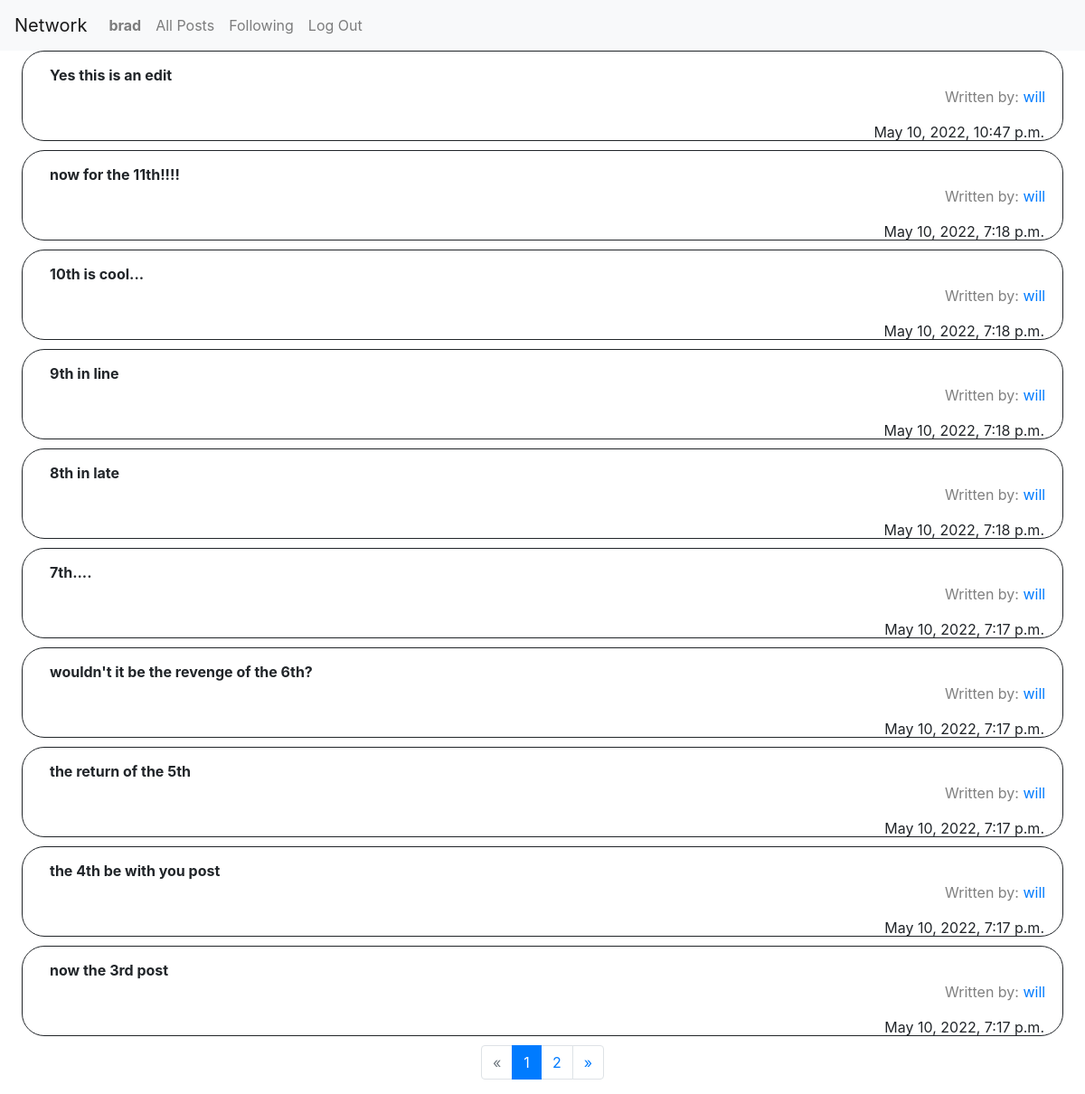
The page /following (signed in) on the database its author committed.
### network/models.py (models this page shows, shortened)
class User(AbstractUser):
    username = models.CharField(max_length=24, default=None, unique=True)
    email = models.EmailField(max_length=20, default=None, unique=True)

class Post(models.Model):
    author = models.ForeignKey(User, on_delete=models.CASCADE, default=None, related_name="author")
    text = models.TextField(default=None)
    time = models.DateTimeField(auto_now_add=True)

### network/views.py (the view)
# urls.py: path("following", views.following, name="following"),
def following(request):
    user = User.objects.all().filter(username=request.user)
    following = Follows.objects.all().filter(follower=user[0], isfollowing=True)
    f = []
    for i in following:
        f.append(i.account)
    following_posts = Post.objects.all().filter(author__in=f).order_by("-time")
    paginated = Paginator(following_posts, 10)
    fp = paginated.page(1)
    return render(request, "network/following.html", {
        'following_posts': fp.object_list,
        'previous': False,
        'next': 2,
        'page_number': fp,
        'paginated': paginated,
        'p': fp.number
    })

### network/templates/network/following.html (shortened to what this page needs)
{% extends "network/layout.html" %}
{% block body %}
{% load static %}
<div>
    <div id="following_post_feed">
        <div class="following_all_posts">
            {% for post in following_posts %}
                <div id="{{ post.id }}" class="post_div">
                    <div class="subject_div">
                        <p class="subject">{{ post.text }}</p>
                    </div>
                    <div class="written_div">
                        <p style="color: grey;">Written by: <a class="author" href="/profile/{{ post.author }}">{{ post.author }}</a></p>
                    </div>
                    <div>
                        <div class="datetime">
                            <p>{{ post.time }}</p>
                        </div>
                    </div>
                </div>
            {% endfor %}
        </div>
    </div>
</div>
<div class="footer">
    <nav aria-label="Page navigation example">
        <ul class="pagination justify-content-center">
            {% if previous != False %}
                <li class="page-item">
                    <a class="page-link" href="{% url 'following_page' num=previous %}" aria-label="Previous">
                        <span aria-hidden="true">&laquo;</span>
                    </a>
                </li>
            {% else %}
                <li class="page-item disabled">
                    <a class="page-link" href="#" aria-label="Previous" tabindex="-1" aria-disabled="true">
                        <span aria-hidden="true">&laquo;</span>
                    </a>
                </li>
            {% endif%}
            {% for number in paginated.page_range %}
                {% if number == 1 %}
                    {% if number == p %}
                        <li class="page-item active" aria-current="page"><a class="page-link" href="#">1<span class="sr-only">(current)</span></a></li>
                    {% else %}
                        <li class="page-item"><a class="page-link" href="{% url 'following_page' num=number %}">1</a></li>
                    {% endif %}
                {% elif number == p %}
                    <li class="page-item active" aria-current="page"><a class="page-link" href="#">{{ number }}<span class="sr-only">(current)</span></a></li>
                {% else %}
                    <li class="page-item"><a class="page-link" href="{% url 'following_page' num=number %}">{{ number }}</a></li>
                {% endif %}
            {% endfor %}
            {% if next != False %}
            <li class="page-item">
                <a class="page-link" href="{% url 'following_page' num=next %}" aria-label="Next">
                    <span aria-hidden="true">&raquo;</span>
                </a>
            </li>
            {% else %}
                <li class="page-item disabled">
                    <a class="page-link" href="#" aria-label="Next" tabindex="-1" aria-disabled="true">
                        <span aria-hidden="true">&raquo;</span>
                    </a>
                </li>
            {% endif %}
        </ul>
      </nav>
</div>
{% endblock %}

### network/templates/network/layout.html (shortened to what this page needs)
{% load static %}
<!DOCTYPE html>
<html lang="en">
    <head>
        <link rel="stylesheet" href="https://stackpath.bootstrapcdn.com/bootstrap/4.4.1/css/bootstrap.min.css">
        <link href="{% static 'network/styles.css' %}" rel="stylesheet">
    </head>
    <body>
        <nav class="navbar navbar-expand-lg navbar-light bg-light">
            <a class="navbar-brand" href="{% url 'index' %}">Network</a>
            <div>
              <ul class="navbar-nav mr-auto">
                {% if user.is_authenticated %}
                    <li class="nav-item">
                        <a class="nav-link username" href="{% url 'profile' username=user %}"><strong>{{ user.username }}</strong></a>
                    </li>
                {% endif %}
                <li class="nav-item">
                  <a class="nav-link" href="{% url 'index' %}">All Posts</a>
                </li>
                {% if user.is_authenticated %}
                    <li class="nav-item">
                        <a class="nav-link" href="{% url 'following' %}">Following</a>
                    </li>
                    <li class="nav-item">
                        <a class="nav-link" href="{% url 'logout' %}">Log Out</a>
                    </li>
                {% endif %}
              </ul>
            </div>
          </nav>
        <div class="body">
            {% block body %}
            {% endblock %}
        </div>
    </body>
</html>

### network/static/network/styles.css (style rules this page uses)
.heart_button, .edit_post, .author { cursor: default; }
.datetime { bottom: 1px; height: 20px; position: absolute; right: 20px; text-align: right; width: 190px; }
.post_div { border: solid; border-radius: 25px; border-width: 1px; margin-bottom: 10px; margin-left: 2%; margin-right: 2%; min-height: 100px; position: relative; }
.subject { font-weight: bold; margin-left: 30px; margin-right: 50px; margin-top: 4px; text-align: justify; }
.subject_div { top: 10px; position: absolute; }
.written_div { bottom: 20px; position: absolute; right: 10px ; width: 120px; }

### rows shown on the page
User: username "brad"
Post: text "Yes this is an edit", author "will", time "May 10, 2022, 10:47 p.m."
Post: text "now for the 11th!!!!", author "will", time "May 10, 2022, 7:18 p.m."
Post: text "10th is cool...", author "will", time "May 10, 2022, 7:18 p.m."
Post: text "9th in line", author "will", time "May 10, 2022, 7:18 p.m."
Post: text "8th in late", author "will", time "May 10, 2022, 7:18 p.m."
Post: text "7th....", author "will", time "May 10, 2022, 7:17 p.m."
Post: text "wouldn't it be the revenge of the 6th?", author "will", time "May 10, 2022, 7:17 p.m."
Post: text "the return of the 5th", author "will", time "May 10, 2022, 7:17 p.m."
Post: text "the 4th be with you post", author "will", time "May 10, 2022, 7:17 p.m."
Post: text "now the 3rd post", author "will", time "May 10, 2022, 7:17 p.m."

### other values the page prints
{{ number }} "2"
